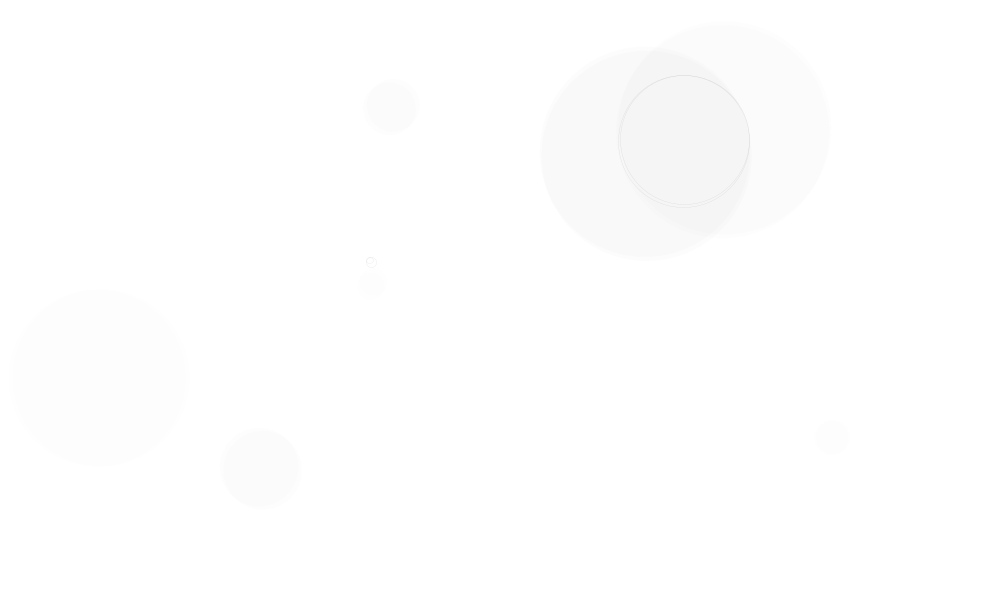
Frame 1 (no input)
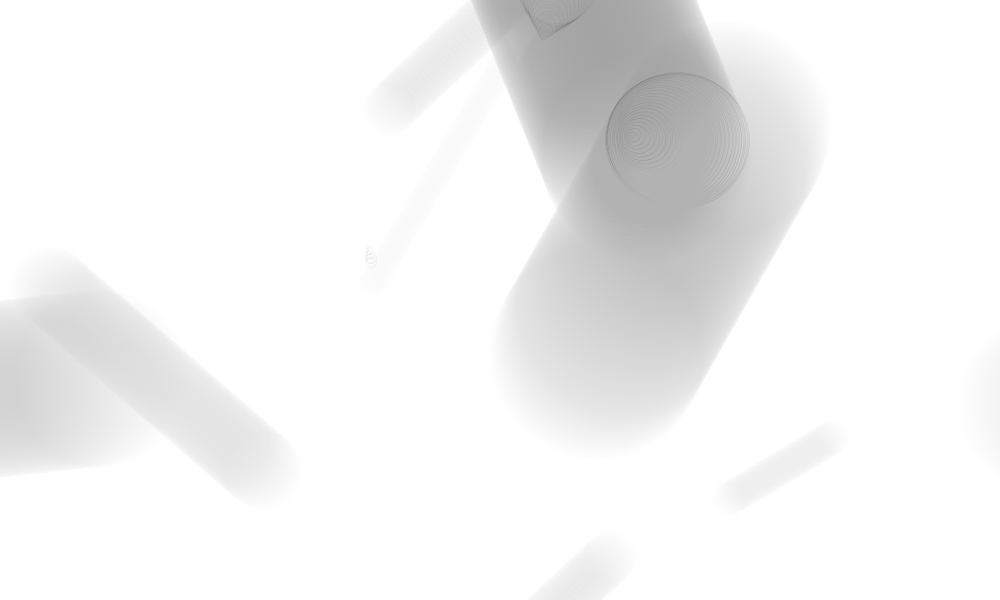
Frame 60 (the mouse pressed at the canvas centre just before this capture)
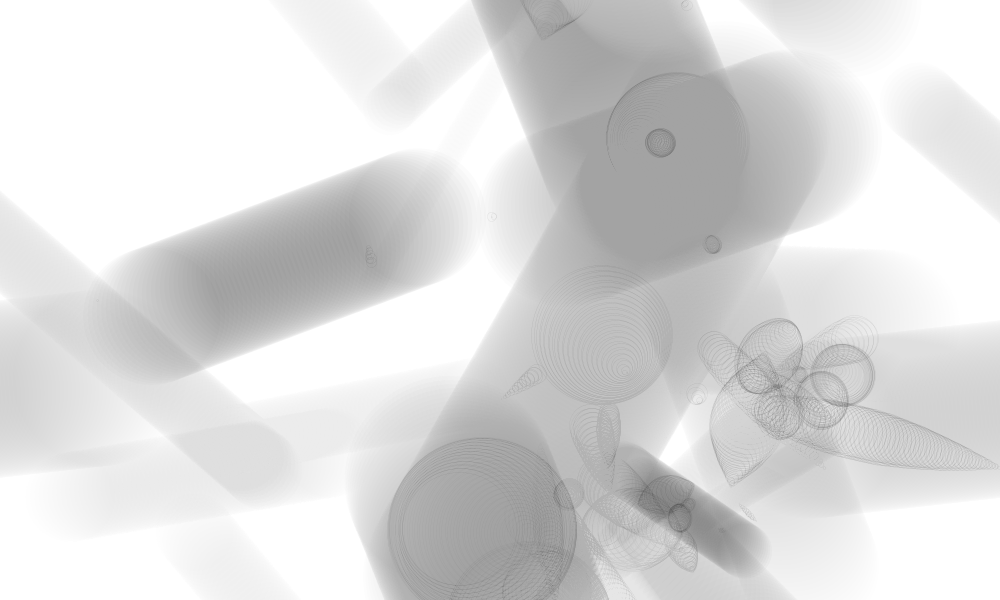
Frame 120 (the mouse held since frame 60 and released just before this capture)

The Processing sketch that drew these frames (run headless with seeded random() and noise(); from frame 60 on, the mouse is pressed at the canvas centre):

// Processing sketch: circle_agent
// ── circle_agent.pde
int num = 10;
Circle[] circleArr = {};
void setup(){
  size(1000,600);
  background(255);
  smooth();
  strokeWeight(0.3);
  fill(150,50);
  drawCircles();
}
void draw(){
  //background(255);
  for(int i = 0; i < circleArr.length; i++){
     Circle circle = circleArr[i];
     circle.updateMe();
  }
}

void mousePressed(){
  drawCircles();
}

void drawCircles(){
  for(int i = 0; i< num; i++){
    Circle circle = new Circle();
    circle.drawMe();
    circleArr = (Circle[])append(circleArr, circle);
  }
}
// ── Circle.pde
class Circle {
  float x, y;
  float radius;
  color linecol, fillcol;
  float alph;
  float xmove,ymove;
  
  Circle(){
    x = random(width);
    y = random(height);
    
    radius = random(100) + 10;
    linecol = color(random(255), random(255), random(255));
    fillcol = color(random(255));
    alph = random(10);
    
    xmove = random(10) - 5;
    ymove = random(10) - 5;
  }
  
  void drawMe(){
    noStroke();
    fill(fillcol,alph);
    ellipse(x,y,radius*2, radius*2);
    stroke(linecol,150);
  }
  
  void updateMe(){
     x += xmove;
     y += ymove;
     
     if(x > (width + radius)) x = 0 - radius;
     if(x < (0 - radius)) x = width + radius;
     if(y > (height + radius)) y = 0 - radius;
     if(y < (0 - radius)) y = height + radius;
     
     boolean touching = false;
     for(int i = 0; i < circleArr.length;i++){
         Circle otherCircle = circleArr[i];
         if(otherCircle != this){
            float dis = dist(x, y, otherCircle.x, otherCircle.y);
            float overlap = dis - radius - otherCircle.radius;
            if(overlap < 0){
              float midx, midy;
              midx = (x + otherCircle.x) / 2;
              midy = (y + otherCircle.y) / 2;
              stroke(0, 30);
              
              noFill();
              overlap *= 1;
              ellipse(midx, midy, overlap, overlap);
            }
         }
     }
     drawMe();
  }
}
